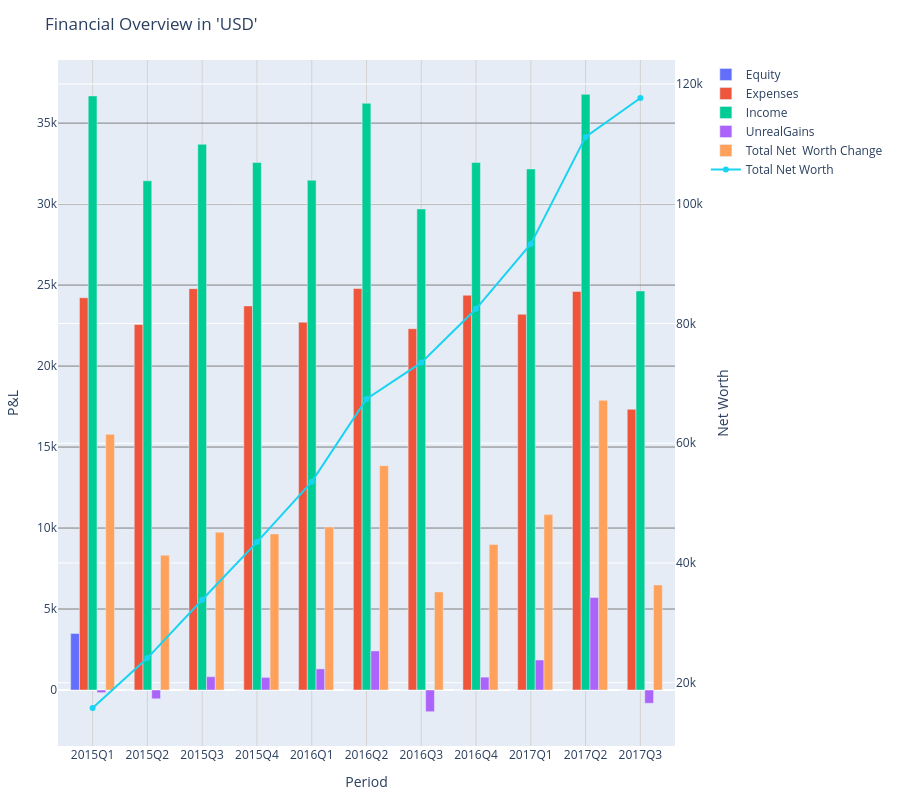

This figure's notebook cell:
### Code cell
fin_overview_fig.show()

### Figure 1 — Plotly figure (JSON) as saved in the notebook; plotly's stock layout.template omitted (floating-point values rounded to 4 significant figures)
{"data": [{"name": "Equity", "type": "bar", "x": ["2015Q1", "2015Q2", "2015Q3", "2015Q4", "2016Q1", "2016Q2", "2016Q3", "2016Q4", "2017Q1", "2017Q2", "2017Q3"], "y": [3491.0, 0, 0, 0, 0, 0, 0, 0, 0, 0, 0], "yaxis": "y"}, {"name": "Expenses", "type": "bar", "x": ["2015Q1", "2015Q2", "2015Q3", "2015Q4", "2016Q1", "2016Q2", "2016Q3", "2016Q4", "2017Q1", "2017Q2", "2017Q3"], "y": [24220.0, 22570.0, 24780.0, 23720.0, 22710.0, 24790.0, 22310.0, 24380.0, 23200.0, 24610.0, 17330.0], "yaxis": "y"}, {"name": "Income", "type": "bar", "x": ["2015Q1", "2015Q2", "2015Q3", "2015Q4", "2016Q1", "2016Q2", "2016Q3", "2016Q4", "2017Q1", "2017Q2", "2017Q3"], "y": [36680.0, 31440.0, 33690.0, 32570.0, 31480.0, 36230.0, 29700.0, 32570.0, 32170.0, 36780.0, 24640.0], "yaxis": "y"}, {"name": "UnrealGains", "type": "bar", "x": ["2015Q1", "2015Q2", "2015Q3", "2015Q4", "2016Q1", "2016Q2", "2016Q3", "2016Q4", "2017Q1", "2017Q2", "2017Q3"], "y": [-165.5, -542.5, 822.6, 780.1, 1304.0, 2414.0, -1339.0, 795.6, 1854.0, 5717.0, -817.1], "yaxis": "y"}, {"name": "Total Net  Worth Change", "type": "bar", "x": ["2015Q1", "2015Q2", "2015Q3", "2015Q4", "2016Q1", "2016Q2", "2016Q3", "2016Q4", "2017Q1", "2017Q2", "2017Q3"], "y": [15780.0, 8328.0, 9736.0, 9635.0, 10070.0, 13850.0, 6056.0, 8989.0, 10830.0, 17890.0, 6485.0], "yaxis": "y"}, {"mode": "lines+markers", "name": "Total Net Worth", "type": "scatter", "x": ["2015Q1", "2015Q2", "2015Q3", "2015Q4", "2016Q1", "2016Q2", "2016Q3", "2016Q4", "2017Q1", "2017Q2", "2017Q3"], "y": [15780.0, 24110.0, 33850.0, 43480.0, 53550.0, 67400.0, 73460.0, 82450.0, 93280.0, 111200.0, 117600.0], "yaxis": "y2"}], "layout": {"autosize": true, "barmode": "group", "height": 800, "legend": {"x": 1.05, "y": 1}, "margin": {"b": 40, "l": 40, "r": 40, "t": 60}, "title": {"text": "Financial Overview in 'USD'"}, "xaxis": {"gridcolor": "lightgray", "gridwidth": 1, "showgrid": true, "title": {"text": "Period"}}, "yaxis": {"gridcolor": "gray", "gridwidth": 1, "showgrid": true, "title": {"text": "P&L"}, "zeroline": true}, "yaxis2": {"overlaying": "y", "showgrid": true, "side": "right", "title": {"text": "Net Worth"}, "zeroline": true}}}
